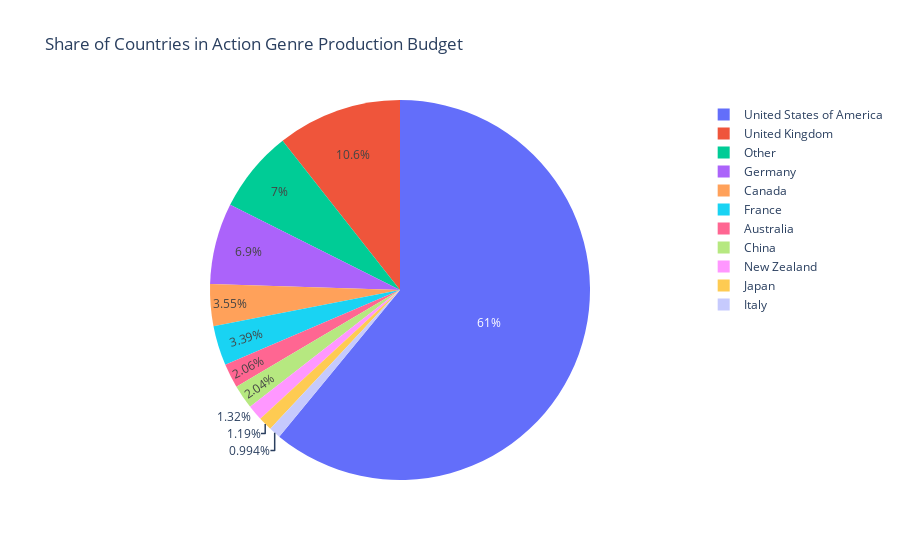
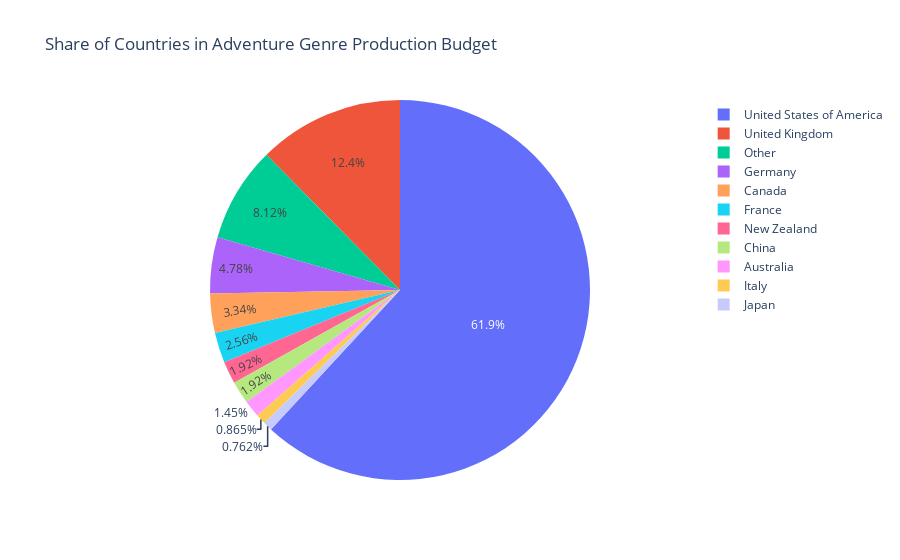
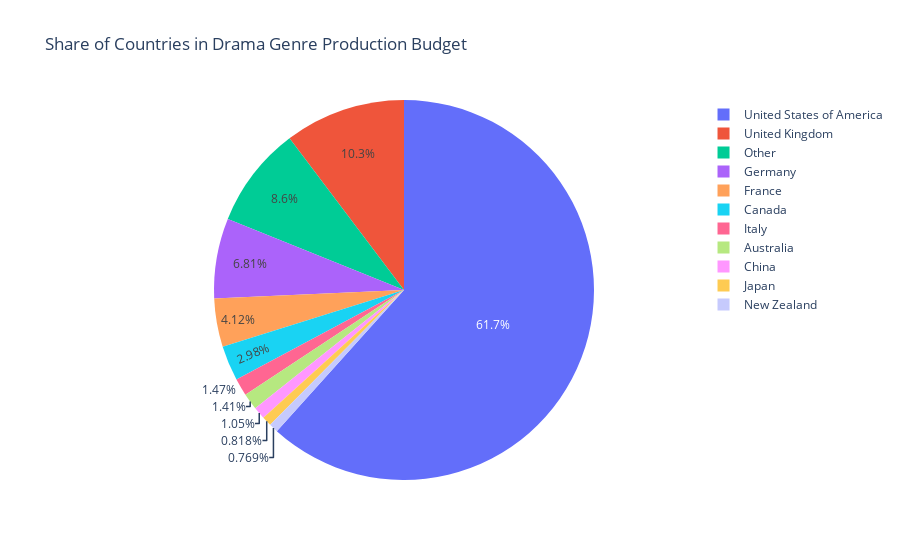
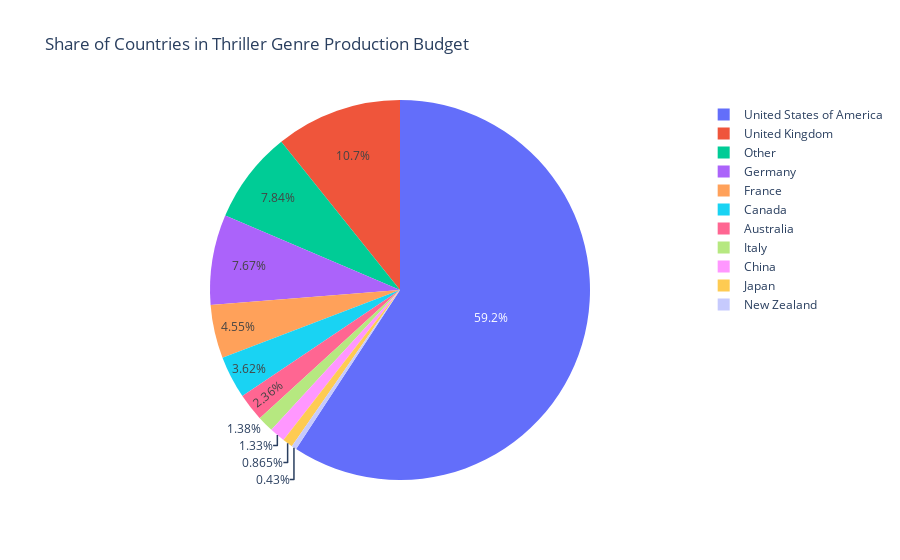

Notebook cell for these charts, in order:
### Code cell
# Generate pie charts for each genre
for genre in top_5_expensive_genres:
    genre_data = top_5_genres_per_country[top_5_genres_per_country['genre_name'] == genre]
    
    fig_pie = px.pie(
        genre_data,
        names='country_name',
        values='share',
        title=f'Share of Countries in {genre} Genre Production Budget',
        labels={'country_name': 'Country', 'share': 'Share (%)'}
    )
    fig_pie.show()

### Figure 1 — Plotly figure (JSON) as saved in the notebook; plotly's stock layout.template omitted (floating-point values rounded to 4 significant figures)
{"data": [{"domain": {"x": [0, 1], "y": [0, 1]}, "hovertemplate": "Country=%{label}<br>Share (%)=%{value}<extra></extra>", "labels": ["Australia", "Canada", "China", "France", "Germany", "Italy", "Japan", "New Zealand", "Other", "United Kingdom", "United States of America"], "legendgroup": "", "name": "", "showlegend": true, "type": "pie", "values": [2.057, 3.547, 2.04, 3.385, 6.896, 0.9942, 1.186, 1.322, 7.0, 10.61, 60.97]}], "layout": {"legend": {"tracegroupgap": 0}, "title": {"text": "Share of Countries in Action Genre Production Budget"}}}

### Figure 2 — Plotly figure (JSON) as saved in the notebook; plotly's stock layout.template omitted (floating-point values rounded to 4 significant figures)
{"data": [{"domain": {"x": [0, 1], "y": [0, 1]}, "hovertemplate": "Country=%{label}<br>Share (%)=%{value}<extra></extra>", "labels": ["Australia", "Canada", "China", "France", "Germany", "Italy", "Japan", "New Zealand", "Other", "United Kingdom", "United States of America"], "legendgroup": "", "name": "", "showlegend": true, "type": "pie", "values": [1.451, 3.34, 1.917, 2.56, 4.784, 0.8647, 0.7621, 1.918, 8.115, 12.4, 61.88]}], "layout": {"legend": {"tracegroupgap": 0}, "title": {"text": "Share of Countries in Adventure Genre Production Budget"}}}

### Figure 3 — Plotly figure (JSON) as saved in the notebook; plotly's stock layout.template omitted (floating-point values rounded to 4 significant figures)
{"data": [{"domain": {"x": [0, 1], "y": [0, 1]}, "hovertemplate": "Country=%{label}<br>Share (%)=%{value}<extra></extra>", "labels": ["Australia", "Canada", "China", "France", "Germany", "Italy", "Japan", "New Zealand", "Other", "United Kingdom", "United States of America"], "legendgroup": "", "name": "", "showlegend": true, "type": "pie", "values": [1.406, 2.985, 1.053, 4.12, 6.81, 1.468, 0.8178, 0.7694, 8.605, 10.29, 61.67]}], "layout": {"legend": {"tracegroupgap": 0}, "title": {"text": "Share of Countries in Drama Genre Production Budget"}}}

### Figure 4 — Plotly figure (JSON) as saved in the notebook; plotly's stock layout.template omitted (floating-point values rounded to 4 significant figures)
{"data": [{"domain": {"x": [0, 1], "y": [0, 1]}, "hovertemplate": "Country=%{label}<br>Share (%)=%{value}<extra></extra>", "labels": ["Australia", "Canada", "China", "France", "Germany", "Italy", "Japan", "New Zealand", "Other", "United Kingdom", "United States of America"], "legendgroup": "", "name": "", "showlegend": true, "type": "pie", "values": [2.358, 3.622, 1.328, 4.546, 7.674, 1.381, 0.8649, 0.4304, 7.842, 10.74, 59.21]}], "layout": {"legend": {"tracegroupgap": 0}, "title": {"text": "Share of Countries in Thriller Genre Production Budget"}}}
